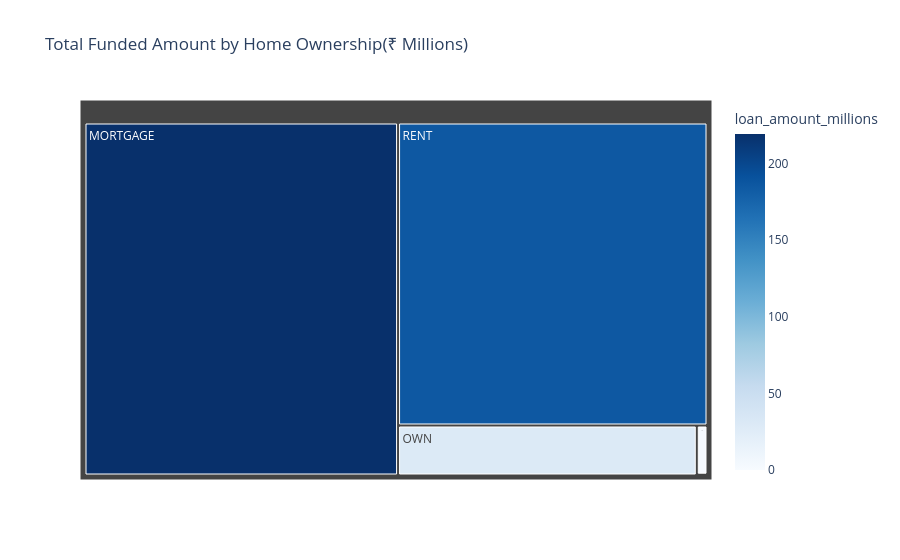

Notebook source saved alongside this figure:
### Markdown cell above
### Home ownership by Total Funded Amount

### Code cell
home_funding_amount = df.groupby('home_ownership')['loan_amount'].sum().reset_index()
home_funding_amount['loan_amount_millions'] = home_funding_amount['loan_amount']/1000000

fig = px.treemap(
    home_funding_amount,
    path=['home_ownership'],
    values='loan_amount_millions',
    color='loan_amount_millions',
    color_continuous_scale='Blues',
    title='Total Funded Amount by Home Ownership(₹ Millions)'
)

fig.show()

### Figure 1 — Plotly figure (JSON) as saved in the notebook; plotly's stock layout.template omitted (floating-point values rounded to 4 significant figures)
{"data": [{"branchvalues": "total", "customdata": [[219.3], [0.0168], [1.045], [29.6], [185.8]], "domain": {"x": [0, 1], "y": [0, 1]}, "hovertemplate": "labels=%{label}<br>loan_amount_millions_sum=%{value}<br>parent=%{parent}<br>id=%{id}<br>loan_amount_millions=%{color}<extra></extra>", "ids": ["MORTGAGE", "NONE", "OTHER", "OWN", "RENT"], "labels": ["MORTGAGE", "NONE", "OTHER", "OWN", "RENT"], "marker": {"coloraxis": "coloraxis", "colors": [219.3, 0.0168, 1.045, 29.6, 185.8]}, "name": "", "parents": ["", "", "", "", ""], "type": "treemap", "values": [219.3, 0.0168, 1.045, 29.6, 185.8]}], "layout": {"coloraxis": {"autocolorscale": false, "colorbar": {"title": {"text": "loan_amount_millions"}}, "colorscale": [[0, "rgb(247,251,255)"], [0.125, "rgb(222,235,247)"], [0.25, "rgb(198,219,239)"], [0.375, "rgb(158,202,225)"], [0.5, "rgb(107,174,214)"], [0.625, "rgb(66,146,198)"], [0.75, "rgb(33,113,181)"], [0.875, "rgb(8,81,156)"], [1, "rgb(8,48,107)"]]}, "legend": {"tracegroupgap": 0}, "title": {"text": "Total Funded Amount by Home Ownership(₹ Millions)"}}}
